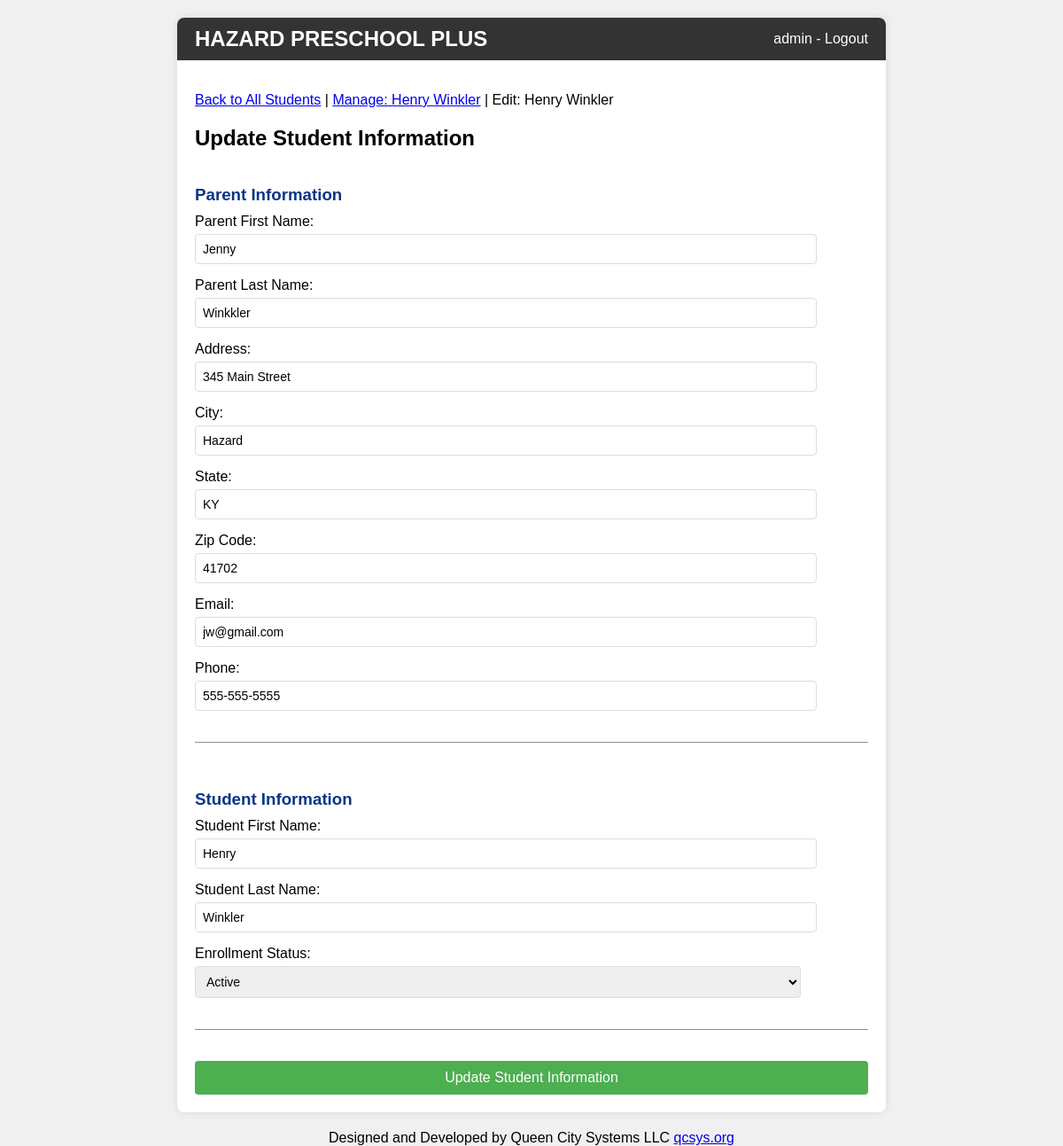
Page /edit_student/3 (signed in) on the committed database.
### tables this page shows
CREATE TABLE users
                 (id INTEGER PRIMARY KEY AUTOINCREMENT,
                  username TEXT UNIQUE NOT NULL,
                  password TEXT NOT NULL);

CREATE TABLE Students (
    StudentID INTEGER PRIMARY KEY AUTOINCREMENT,
    ParentID INTEGER,
    FirstName VARCHAR(50) NOT NULL,
    LastName VARCHAR(50) NOT NULL, EnrollmentStatus VARCHAR(10) DEFAULT 'Active',
    FOREIGN KEY (ParentID) REFERENCES Parents(ParentID)
);

CREATE TABLE Parents (
    ParentID INTEGER PRIMARY KEY AUTOINCREMENT,
    FirstName VARCHAR(50) NOT NULL,
    LastName VARCHAR(50) NOT NULL,
    Address VARCHAR(100),
    City VARCHAR(50),
    State VARCHAR(50),
    ZipCode VARCHAR(10),
    Email VARCHAR(100),
    Phone VARCHAR(15)
);

### app.py (the view)
@app.route('/edit_student/<int:student_id>')
@login_required
def edit_student(user, student_id):
    db = get_db()
    student = db.execute('SELECT * FROM Students WHERE StudentID = ?', (student_id,)).fetchone()
    if student is None:
        flash('Student not found.', 'error')
        return redirect(url_for('index'))
    parent = db.execute('SELECT * FROM Parents WHERE ParentID = ?', (student['ParentID'],)).fetchone()
    db.close()
    context = {
            'parent': parent,
            'student': student
        }
    return render_template('edit_student.html', username=user['username'], **context)

### utils.py (called while the page is built)
def get_db():
    db = sqlite3.connect('prek_billing.db')
    db.row_factory = sqlite3.Row
    return db

def login_required(f):
    @wraps(f)
    def decorated_function(*args, **kwargs):
        if 'user_id' not in session:
            return redirect(url_for('login'))
        db = get_db()
        user = db.execute('SELECT username FROM users WHERE id = ?', (session['user_id'],)).fetchone()
        db.close()
        return f(user=user, *args, **kwargs)
    return decorated_function

### templates/edit_student.html (shortened to what this page needs)
{% extends "base.html" %}
{% block content %}
<p> <a href="{{ url_for('index') }}">Back to All Students</a> | <a href="{{ url_for('manage', student_id=student.StudentID) }}">Manage: {{ student.FirstName }} {{ student.LastName }}</a> | Edit: {{ student.FirstName }} {{ student.LastName }} </p>
            <h2>Update Student Information</h2>
            <form action="/update_student/{{ student.StudentID }}" method="POST">
                <div class="form-section">
                        <h3>Parent Information</h3>
                        <div class="form-group">
                            <label for="parent_first_name">Parent First Name:</label>
                            <input type="text" id="parent_first_name" name="parent_first_name" value="{{ parent.FirstName }}" required>
                        </div>
                    <div class="form-group">
                        <label for="parent_last_name">Parent Last Name:</label>
                        <input type="text" id="parent_last_name" name="parent_last_name" value="{{ parent.LastName }}" required>
                    </div>
                    <div class="form-group">
                        <label for="address">Address:</label>
                        <input type="text" id="address" name="address" value="{{ parent.Address }}">
                    </div>
                    <div class="form-group">
                        <label for="city">City:</label>
                        <input type="text" id="city" name="city" value="{{ parent.City }}">
                    </div>
                    <div class="form-group">
                        <label for="state">State:</label>
                        <input type="text" id="state" name="state" value="{{ parent.State }}">
                    </div>
                    <div class="form-group">
                        <label for="zipcode">Zip Code:</label>
                        <input type="text" id="zipcode" name="zipcode" value="{{ parent.zipcode}}">
                    </div>
                    <div class="form-group">
                        <label for="email">Email:</label>
                        <input type="email" id="email" name="email" value="{{ parent.Email }}">
                    </div>
                    <div class="form-group">
                        <label for="phone">Phone:</label>
                        <input type="tel" id="phone" name="phone" value="{{ parent.Phone }}">
                    </div>
                </div>
                <div class="form-section">
                    <h3>Student Information</h3>
                    <div class="form-group">
                        <label for="student_first_name">Student First Name:</label>
                        <input type="text" id="student_first_name" name="student_first_name" value="{{ student.FirstName }}" required>
                    </div>
                    <div class="form-group">
                        <label for="student_last_name">Student Last Name:</label>
                        <input type="text" id="student_last_name" name="student_last_name" value="{{ student.LastName }}" required>
                    </div>
                    <div class="form-group">
                        <label for="enrollment_status">Enrollment Status:</label>
                        <select id="enrollment_status" name="enrollment_status">
                            <option value="Active" {% if student.EnrollmentStatus == 'Active' %}selected{% endif %}>Active</option>
                        </select>
                    </div>
                </div>
                <input type="submit" value="Update Student Information">
            </form>
{% endblock %}

### templates/base.html (shortened to what this page needs)
<!DOCTYPE html>
<html lang="en">
<head>
    <link rel="stylesheet" href="{{ url_for('static', filename='css/light_styles.css') }}">
</head>
<body>
    <div class="container">
        <header>
            <h1>HAZARD PRESCHOOL PLUS</h1>
            {% if username %}
                <a href="{{ url_for('logout') }}" class="logout">{{ username }} - Logout</a>
            {% endif %}
        </header>
        <div class="content">
            {% block content %}{% endblock %}
        </div>
    </div>
    <footer style="text-align: center; margin-top: 20px;">
        Designed and Developed by Queen City Systems LLC <a href="https://qcsys.org" target="_blank">qcsys.org</a>
    </footer>
</body>
</html>

### static/css/light_styles.css (style rules this page uses)
body { font-family: Arial, sans-serif; margin: 0; padding: 0; background-color: #f0f0f0; }
.container { max-width: 800px; margin: 20px auto; background-color: #fff; border-radius: 8px; box-shadow: 0 0 10px rgba(0,0,0,0.1); overflow: hidden; }
header { background-color: #333; color: #fff; padding: 10px 20px; display: flex; justify-content: space-between; align-items: center; }
h1 { margin: 0; font-size: 24px; }
.logout { color: #fff; text-decoration: none; }
.content { padding: 20px; }
form { display: grid; gap: 15px; }
.form-section { margin-bottom: 20px; padding-bottom: 20px; border-bottom: 1px solid #8f8f8f; }
.form-section h3 { color: #083586; margin-bottom: 10px; }
label { display: block; margin-bottom: 5px; }
input[type="text"], input[type="email"], input[type="tel"], input[type="date"], select { width: 90%; padding: 8px; border: 1px solid #ddd; border-radius: 4px; font-size: 14px; }
input[type="submit"] { background-color: #4CAF50; color: white; padding: 10px 15px; border: none; border-radius: 4px; cursor: pointer; font-size: 16px; transition: background-color 0.3s; }
.form-group { margin-bottom: 15px; }

### rows in the picture
users: username "admin"
Students: FirstName "Henry", LastName "Winkler", student_first_name "Henry", student_last_name "Winkler", enrollment_status "Active"
Parents: parent_first_name "Jenny", parent_last_name "Winkkler", address "345 Main Street", city "Hazard", state "KY", zipcode "41702", email "jw@gmail.com", phone "555-555-5555"
